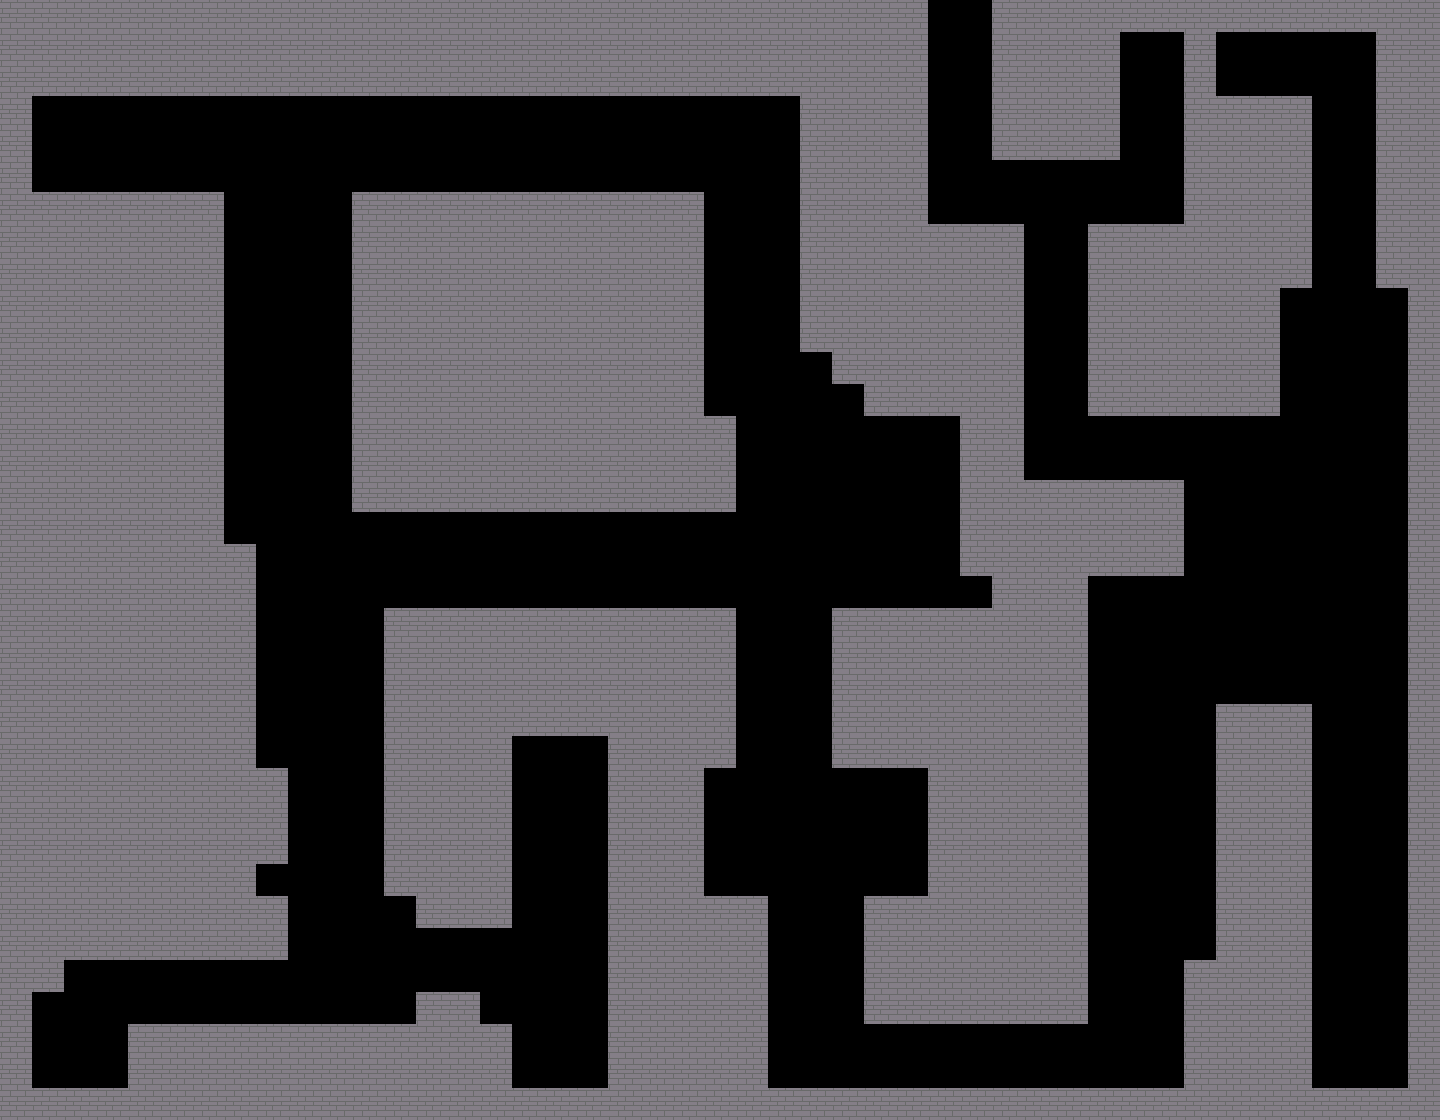

This game map was drawn from its Tiled (.tmx) file and the tilesets committed beside it. A one-line description and the full map source follow:
An orthogonal 45x35 tile map with 32x32 px tiles, 1 tile layer (maze) and 1 object (bomb).

<map version="1.4" tiledversion="1.4.2" orientation="orthogonal" renderorder="right-down" width="45" height="35" tilewidth="32" tileheight="32" infinite="0" nextlayerid="3" nextobjectid="2">
 <editorsettings>
  <export format="json" />
 </editorsettings>
 <tileset firstgid="1" name="bricks" tilewidth="32" tileheight="32" tilecount="1" columns="1">
  <image source="bricks.png" width="32" height="32" />
 </tileset>
 <layer id="1" name="maze" width="45" height="35">
  <data encoding="csv">
1,1,1,1,1,1,1,1,1,1,1,1,1,1,1,1,1,1,1,1,1,1,1,1,1,1,1,1,1,0,0,1,1,1,1,1,1,1,1,1,1,1,1,1,1,
1,1,1,1,1,1,1,1,1,1,1,1,1,1,1,1,1,1,1,1,1,1,1,1,1,1,1,1,1,0,0,1,1,1,1,0,0,1,0,0,0,0,0,1,1,
1,1,1,1,1,1,1,1,1,1,1,1,1,1,1,1,1,1,1,1,1,1,1,1,1,1,1,1,1,0,0,1,1,1,1,0,0,1,0,0,0,0,0,1,1,
1,0,0,0,0,0,0,0,0,0,0,0,0,0,0,0,0,0,0,0,0,0,0,0,0,1,1,1,1,0,0,1,1,1,1,0,0,1,1,1,1,0,0,1,1,
1,0,0,0,0,0,0,0,0,0,0,0,0,0,0,0,0,0,0,0,0,0,0,0,0,1,1,1,1,0,0,1,1,1,1,0,0,1,1,1,1,0,0,1,1,
1,0,0,0,0,0,0,0,0,0,0,0,0,0,0,0,0,0,0,0,0,0,0,0,0,1,1,1,1,0,0,0,0,0,0,0,0,1,1,1,1,0,0,1,1,
1,1,1,1,1,1,1,0,0,0,0,1,1,1,1,1,1,1,1,1,1,1,0,0,0,1,1,1,1,0,0,0,0,0,0,0,0,1,1,1,1,0,0,1,1,
1,1,1,1,1,1,1,0,0,0,0,1,1,1,1,1,1,1,1,1,1,1,0,0,0,1,1,1,1,1,1,1,0,0,1,1,1,1,1,1,1,0,0,1,1,
1,1,1,1,1,1,1,0,0,0,0,1,1,1,1,1,1,1,1,1,1,1,0,0,0,1,1,1,1,1,1,1,0,0,1,1,1,1,1,1,1,0,0,1,1,
1,1,1,1,1,1,1,0,0,0,0,1,1,1,1,1,1,1,1,1,1,1,0,0,0,1,1,1,1,1,1,1,0,0,1,1,1,1,1,1,0,0,0,0,1,
1,1,1,1,1,1,1,0,0,0,0,1,1,1,1,1,1,1,1,1,1,1,0,0,0,1,1,1,1,1,1,1,0,0,1,1,1,1,1,1,0,0,0,0,1,
1,1,1,1,1,1,1,0,0,0,0,1,1,1,1,1,1,1,1,1,1,1,0,0,0,0,1,1,1,1,1,1,0,0,1,1,1,1,1,1,0,0,0,0,1,
1,1,1,1,1,1,1,0,0,0,0,1,1,1,1,1,1,1,1,1,1,1,0,0,0,0,0,1,1,1,1,1,0,0,1,1,1,1,1,1,0,0,0,0,1,
1,1,1,1,1,1,1,0,0,0,0,1,1,1,1,1,1,1,1,1,1,1,1,0,0,0,0,0,0,0,1,1,0,0,0,0,0,0,0,0,0,0,0,0,1,
1,1,1,1,1,1,1,0,0,0,0,1,1,1,1,1,1,1,1,1,1,1,1,0,0,0,0,0,0,0,1,1,0,0,0,0,0,0,0,0,0,0,0,0,1,
1,1,1,1,1,1,1,0,0,0,0,1,1,1,1,1,1,1,1,1,1,1,1,0,0,0,0,0,0,0,1,1,1,1,1,1,1,0,0,0,0,0,0,0,1,
1,1,1,1,1,1,1,0,0,0,0,0,0,0,0,0,0,0,0,0,0,0,0,0,0,0,0,0,0,0,1,1,1,1,1,1,1,0,0,0,0,0,0,0,1,
1,1,1,1,1,1,1,1,0,0,0,0,0,0,0,0,0,0,0,0,0,0,0,0,0,0,0,0,0,0,1,1,1,1,1,1,1,0,0,0,0,0,0,0,1,
1,1,1,1,1,1,1,1,0,0,0,0,0,0,0,0,0,0,0,0,0,0,0,0,0,0,0,0,0,0,0,1,1,1,0,0,0,0,0,0,0,0,0,0,1,
1,1,1,1,1,1,1,1,0,0,0,0,1,1,1,1,1,1,1,1,1,1,1,0,0,0,1,1,1,1,1,1,1,1,0,0,0,0,0,0,0,0,0,0,1,
1,1,1,1,1,1,1,1,0,0,0,0,1,1,1,1,1,1,1,1,1,1,1,0,0,0,1,1,1,1,1,1,1,1,0,0,0,0,0,0,0,0,0,0,1,
1,1,1,1,1,1,1,1,0,0,0,0,1,1,1,1,1,1,1,1,1,1,1,0,0,0,1,1,1,1,1,1,1,1,0,0,0,0,0,0,0,0,0,0,1,
1,1,1,1,1,1,1,1,0,0,0,0,1,1,1,1,1,1,1,1,1,1,1,0,0,0,1,1,1,1,1,1,1,1,0,0,0,0,1,1,1,0,0,0,1,
1,1,1,1,1,1,1,1,0,0,0,0,1,1,1,1,0,0,0,1,1,1,1,0,0,0,1,1,1,1,1,1,1,1,0,0,0,0,1,1,1,0,0,0,1,
1,1,1,1,1,1,1,1,1,0,0,0,1,1,1,1,0,0,0,1,1,1,0,0,0,0,0,0,0,1,1,1,1,1,0,0,0,0,1,1,1,0,0,0,1,
1,1,1,1,1,1,1,1,1,0,0,0,1,1,1,1,0,0,0,1,1,1,0,0,0,0,0,0,0,1,1,1,1,1,0,0,0,0,1,1,1,0,0,0,1,
1,1,1,1,1,1,1,1,1,0,0,0,1,1,1,1,0,0,0,1,1,1,0,0,0,0,0,0,0,1,1,1,1,1,0,0,0,0,1,1,1,0,0,0,1,
1,1,1,1,1,1,1,1,0,0,0,0,1,1,1,1,0,0,0,1,1,1,0,0,0,0,0,0,0,1,1,1,1,1,0,0,0,0,1,1,1,0,0,0,1,
1,1,1,1,1,1,1,1,1,0,0,0,0,1,1,1,0,0,0,1,1,1,1,1,0,0,0,1,1,1,1,1,1,1,0,0,0,0,1,1,1,0,0,0,1,
1,1,1,1,1,1,1,1,1,0,0,0,0,0,0,0,0,0,0,1,1,1,1,1,0,0,0,1,1,1,1,1,1,1,0,0,0,0,1,1,1,0,0,0,1,
1,1,0,0,0,0,0,0,0,0,0,0,0,0,0,0,0,0,0,1,1,1,1,1,0,0,0,1,1,1,1,1,1,1,0,0,0,1,1,1,1,0,0,0,1,
1,0,0,0,0,0,0,0,0,0,0,0,0,1,1,0,0,0,0,1,1,1,1,1,0,0,0,1,1,1,1,1,1,1,0,0,0,1,1,1,1,0,0,0,1,
1,0,0,0,1,1,1,1,1,1,1,1,1,1,1,1,0,0,0,1,1,1,1,1,0,0,0,0,0,0,0,0,0,0,0,0,0,1,1,1,1,0,0,0,1,
1,0,0,0,1,1,1,1,1,1,1,1,1,1,1,1,0,0,0,1,1,1,1,1,0,0,0,0,0,0,0,0,0,0,0,0,0,1,1,1,1,0,0,0,1,
1,1,1,1,1,1,1,1,1,1,1,1,1,1,1,1,1,1,1,1,1,1,1,1,1,1,1,1,1,1,1,1,1,1,1,1,1,1,1,1,1,1,1,1,1
</data>
 </layer>
 <objectgroup id="2" name="spawn">
  <object id="1" name="bomb" x="815.485" y="834.515">
   <point />
  </object>
 </objectgroup>
</map>
